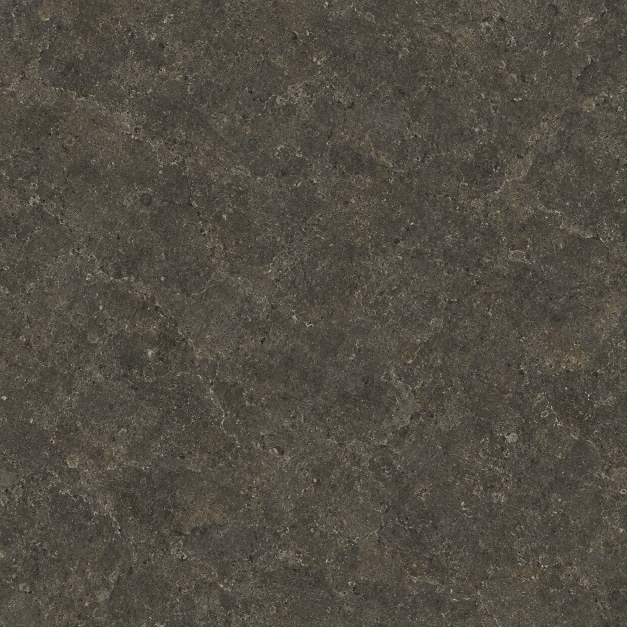
#> input picture art/pedestal/charcoal-stone.png, 1254 x 1254 px (shown at 1/2 size)
$ python generate_pedestal_texture.py
#> lines starting #> are read from the running program, lines starting #| are printed output that depends on the picture
#!/usr/bin/env python3
"""Encode the original PNG as embedded GX RGB565 blocks and mipmaps.

Developer-only dependency: Pillow. Builds use the checked-in header, so no
image tooling or game assets are required on any target platform.
"""
from pathlib import Path
from PIL import Image

ROOT = Path(__file__).resolve().parents[1]
SIZE, LAST_MIP = 256, 6  # Stop at one complete 4x4 GX block.


def encode():
    with Image.open(ROOT / 'art/pedestal/charcoal-stone.png') as source:
#> source is the input picture: PIL image 1254x1254 RGB; mean R, G, B 81.4, 76.6, 66.7
        image = source.convert('RGB').resize((SIZE, SIZE), Image.Resampling.LANCZOS)
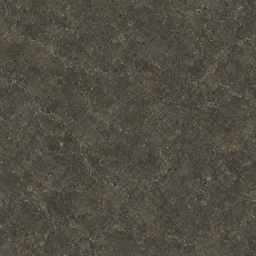
#> image: PIL image 256x256 RGB; mean R, G, B 81.4, 76.6, 66.7
    data = bytearray()
    for level in range(LAST_MIP + 1):
        size = SIZE >> level
        mip = image.resize((size, size), Image.Resampling.LANCZOS)
        # GX RGB565 is big-endian, tiled in 4x4 blocks on every host platform.
        for by in range(0, size, 4):
            for bx in range(0, size, 4):
                for y in range(by, by + 4):
                    for x in range(bx, bx + 4):
                        r, g, b = mip.getpixel((x, y))
                        value = ((r >> 3) << 11) | ((g >> 2) << 5) | (b >> 3)
                        data.extend(value.to_bytes(2, 'big'))
    assert len(data) == sum((SIZE >> i) ** 2 * 2 for i in range(LAST_MIP + 1))
    header = '// Generated by tools/generate_pedestal_texture.py; do not edit.\n'
    header += '// Original Dawnlight stone; provenance: art/pedestal/README.md.\n'
    header += '#pragma once\n\nnamespace dawnlight::pedestal_art {\n'
    header += f'inline constexpr unsigned kSize = {SIZE}, kLastMip = {LAST_MIP};\n'
    header += 'alignas(32) inline constexpr unsigned char kPixels[] = {\n'
    header += ''.join('    ' + ','.join(f'0x{n:02x}' for n in data[i:i+24]) + ',\n'
                      for i in range(0, len(data), 24))
    header += '};\n} // namespace dawnlight::pedestal_art\n'
    (ROOT / 'src/generated/pedestal_stone.hpp').write_text(header)
    print(f'Pedestal stone: {len(data)} bytes, {LAST_MIP + 1} mip levels')
#| Pedestal stone: 174752 bytes, 7 mip levels


if __name__ == '__main__':
    encode()
